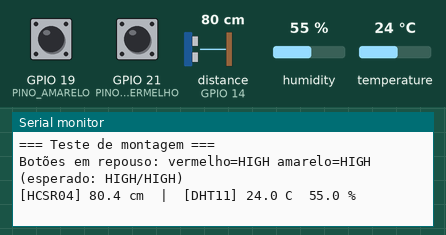
A program run on a simulated ESP32. On the bench: the last lines printed to the serial monitor. Wiring (inferred from the names in the program): ultrasonic range finder: trigger GPIO 5; echo GPIO 14. The test bench sets the inputs (shaded band); at power-on: GPIO 19 (PINO_AMARELO) HIGH, GPIO 21 (PINO_VERMELHO) HIGH, distance to the obstacle (sensor on GPIO 14) 80 cm, humidity 55 %, temperature 24 °C. The echo pulse lasts 58.3 µs per cm.

Above: at 2.7 s.
2.8 s: GPIO 19 (PINO_AMARELO) pulled LOW for 0.15 s
At 3.4 s:
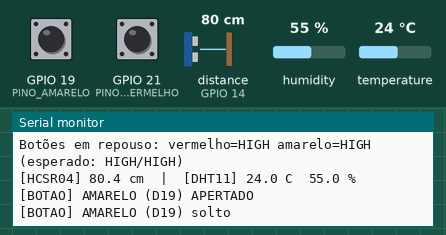
4.4 s: GPIO 21 (PINO_VERMELHO) pulled LOW for 0.15 s
At 5.7 s:
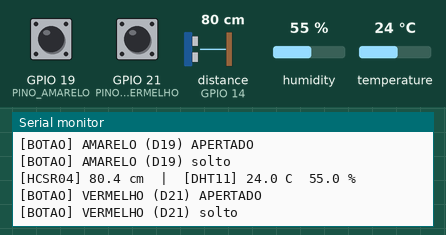
6.0 s: distance to the obstacle (sensor on GPIO 14) set to 2 cm
At 6.7 s:
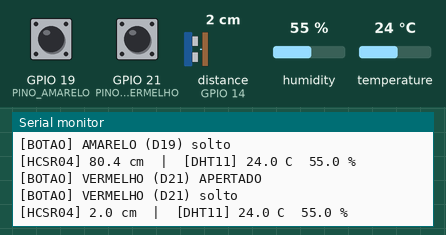
7.5 s: humidity set to 22 %
At 8.8 s:
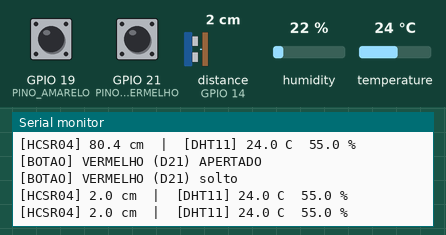
9.0 s: temperature set to 12 °C
At 10.4 s:
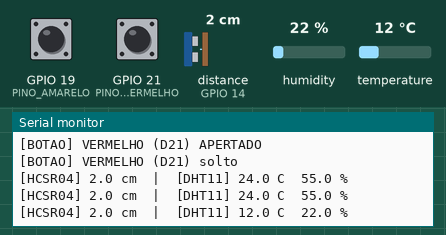
10.5 s: distance to the obstacle (sensor on GPIO 14) set to 4 cm
At 12.6 s:
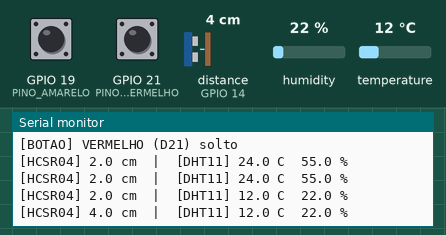
Timing chart, 0 to 13.0 s (numbered marks = the images above; inputs shaded):
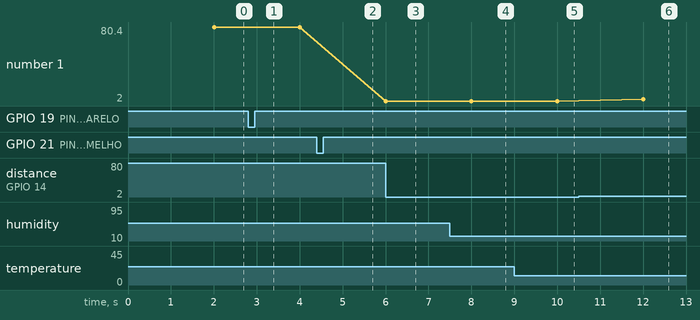

Measured:
- after the input at 2.8 s, the serial monitor: prints a new line at once (image 1)
- after the input at 4.4 s, the serial monitor: prints a new line at once (image 2)
- after the input at 6.0 s, the serial monitor: prints a new line at once (image 3)
- after the input at 9.0 s, the serial monitor: prints a new line after 1.0 s (image 5)
- after the input at 10.5 s, the serial monitor: prints a new line after 1.5 s (image 6)
- plotted number 1: 80.4 → 2 after the input at 6.0 s

The program:

main.cpp
```cpp
// Teste de montagem: HC-SR04, DHT11 e dois botões.
// Imprime no serial a cada 1 s a distância e temperatura/umidade,
// e na hora em que cada botão é apertado/solto.
#include <Arduino.h>
#include <DHT.h>

#define PINO_TRIG      5
#define PINO_ECHO      14
#define PINO_DHT       25
#define PINO_VERMELHO  21   // botão para o GND (usa pull-up interno)
#define PINO_AMARELO   19

DHT dht(PINO_DHT, DHT11);

int estadoVermelho = HIGH;
int estadoAmarelo  = HIGH;
unsigned long ultimaLeitura = 0;

float lerDistanciaCm() {
  digitalWrite(PINO_TRIG, LOW);
  delayMicroseconds(2);
  digitalWrite(PINO_TRIG, HIGH);
  delayMicroseconds(10);
  digitalWrite(PINO_TRIG, LOW);
  unsigned long us = pulseIn(PINO_ECHO, HIGH, 30000);  // timeout ~5 m
  if (us == 0) return -1;
  return us / 58.0f;
}

void checarBotao(int pino, int &estadoAnterior, const char *nome) {
  int agora = digitalRead(pino);
  if (agora != estadoAnterior) {
    delay(20);  // debounce simples
    agora = digitalRead(pino);
    if (agora != estadoAnterior) {
      estadoAnterior = agora;
      Serial.printf("[BOTAO] %s %s\n", nome, agora == LOW ? "APERTADO" : "solto");
    }
  }
}

void setup() {
  Serial.begin(115200);
  pinMode(PINO_TRIG, OUTPUT);
  pinMode(PINO_ECHO, INPUT);
  pinMode(PINO_VERMELHO, INPUT_PULLUP);
  pinMode(PINO_AMARELO, INPUT_PULLUP);

  // Diagnóstico do DHT: sem pull-up interno, a linha DATA em repouso tem que estar HIGH.
  pinMode(PINO_DHT, INPUT);
  delay(500);
  Serial.printf("\n[DHT11] linha DATA em repouso (sem pull-up interno): %s\n",
                digitalRead(PINO_DHT) ? "HIGH (ok)" : "LOW -> sem pull-up, sem VCC, em curto ou fio no pino errado");

  dht.begin();
  delay(1000);
  Serial.println("\n=== Teste de montagem ===");
  Serial.printf("Botões em repouso: vermelho=%s amarelo=%s (esperado: HIGH/HIGH)\n",
                digitalRead(PINO_VERMELHO) ? "HIGH" : "LOW",
                digitalRead(PINO_AMARELO) ? "HIGH" : "LOW");
}

void loop() {
  checarBotao(PINO_VERMELHO, estadoVermelho, "VERMELHO (D21)");
  checarBotao(PINO_AMARELO, estadoAmarelo, "AMARELO (D19)");

  if (millis() - ultimaLeitura >= 2000) {  // DHT11 aceita no máx. 1 leitura por segundo
    ultimaLeitura = millis();

    float d = lerDistanciaCm();
    if (d < 0) Serial.print("[HCSR04] sem eco (confira VCC 5V, TRIG D5, ECHO D14)");
    else       Serial.printf("[HCSR04] %.1f cm", d);

    float t = dht.readTemperature();
    float h = dht.readHumidity();
    if (isnan(t) || isnan(h)) Serial.println("  |  [DHT11] falha na leitura (confira D25, 3V3, GND, pull-up)");
    else                      Serial.printf("  |  [DHT11] %.1f C  %.1f %%\n", t, h);
  }
}
```
